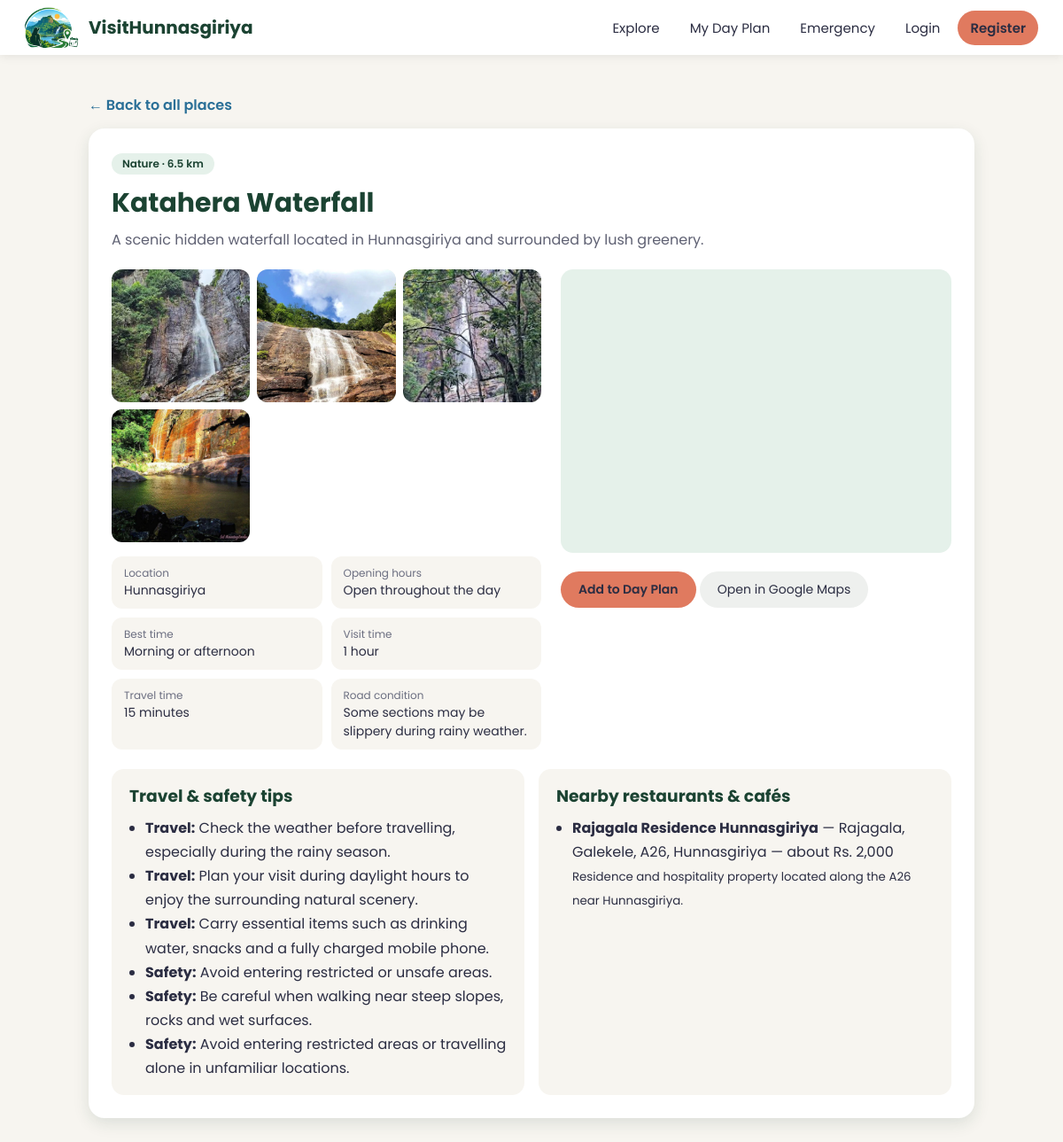
Screenshot of /attraction.php?id=2 with the database file from the repository.
### tables this page shows
CREATE TABLE IF NOT EXISTS `attractions` (
  `attraction_id` int NOT NULL AUTO_INCREMENT,
  `category_id` int NOT NULL,
  `name` varchar(150) NOT NULL,
  `description` text,
  `location` varchar(255) DEFAULT NULL,
  `opening_hours` varchar(100) DEFAULT NULL,
  `best_time_to_visit` varchar(150) DEFAULT NULL,
  `estimated_visit_duration` varchar(100) DEFAULT NULL,
  `distance_km` decimal(5,2) DEFAULT NULL,
  `travel_time` varchar(100) DEFAULT NULL,
  `google_maps_link` text,
  `road_condition` text,
  `created_at` timestamp NULL DEFAULT CURRENT_TIMESTAMP,
  PRIMARY KEY (`attraction_id`),
  KEY `category_id` (`category_id`)
);

CREATE TABLE IF NOT EXISTS `categories` (
  `category_id` int NOT NULL AUTO_INCREMENT,
  `category_name` varchar(100) NOT NULL,
  PRIMARY KEY (`category_id`)
);

CREATE TABLE IF NOT EXISTS `attraction_images` (
  `image_id` int NOT NULL AUTO_INCREMENT,
  `attraction_id` int NOT NULL,
  `image_path` varchar(255) NOT NULL,
  PRIMARY KEY (`image_id`),
  KEY `attraction_id` (`attraction_id`)
);

CREATE TABLE IF NOT EXISTS `travel_tips` (
  `tip_id` int NOT NULL AUTO_INCREMENT,
  `attraction_id` int NOT NULL,
  `tip_type` enum('Travel','Safety') NOT NULL,
  `tip_description` text NOT NULL,
  PRIMARY KEY (`tip_id`),
  KEY `attraction_id` (`attraction_id`)
);

CREATE TABLE IF NOT EXISTS `restaurants` (
  `restaurant_id` int NOT NULL AUTO_INCREMENT,
  `attraction_id` int DEFAULT NULL,
  `name` varchar(150) NOT NULL,
  `location` varchar(255) DEFAULT NULL,
  `estimated_spending` decimal(10,2) DEFAULT NULL,
  `description` text,
  PRIMARY KEY (`restaurant_id`),
  KEY `attraction_id` (`attraction_id`)
);

### includes/functions.php (called while the page is built, shortened)
<?php
function e($v): string { return htmlspecialchars((string)$v, ENT_QUOTES, 'UTF-8'); }
function img_url(string $path): string {
    return implode('/', array_map('rawurlencode', explode('/', $path)));
}
function maps_link(array $a): string {
    if (preg_match('~https?://[^\s\\\\]+~', (string)$a['google_maps_link'], $m)) return $m[0];
    return 'https://www.google.com/maps/search/?api=1&query=' . urlencode($a['name'] . ' ' . $a['location']);
}

### attraction.php (the view, shortened to what this page needs)
<?php
require __DIR__ . '/config/db.php';
require __DIR__ . '/includes/functions.php';
$id = (int)($_GET['id'] ?? 0);
$st = $pdo->prepare("SELECT a.*, c.category_name FROM attractions a
                     JOIN categories c ON c.category_id = a.category_id WHERE a.attraction_id = ?");
$st->execute([$id]);
$a = $st->fetch();
$q = $pdo->prepare("SELECT * FROM attraction_images WHERE attraction_id = ? ORDER BY image_id"); $q->execute([$id]); $images = $q->fetchAll();
$q = $pdo->prepare("SELECT * FROM travel_tips WHERE attraction_id = ? ORDER BY tip_type, tip_id"); $q->execute([$id]); $tips = $q->fetchAll();
$q = $pdo->prepare("SELECT * FROM restaurants WHERE attraction_id = ? ORDER BY name"); $q->execute([$id]); $restaurants = $q->fetchAll();
$inPlan = in_array($id, $_SESSION['plan'] ?? []);
include __DIR__ . '/includes/header.php';
?>
  <section>
    <a class="back" href="index.php#places">&larr; Back to all places</a>
    <article class="place show">
      <span class="tag"><?= e($a['category_name']) ?> · <?= e(rtrim(rtrim($a['distance_km'], '0'), '.')) ?> km</span>
      <h2><?= e($a['name']) ?></h2>
      <p class="lead"><?= nl2br(e($a['description'])) ?></p>
      <div class="detail">
        <div>
          <?php if ($images): ?>
            <div class="gallery">
              <?php foreach ($images as $im): ?>
                <img src="<?= e(img_url($im['image_path'])) ?>" alt="<?= e($a['name']) ?>" onerror="this.style.display='none'">
              <?php endforeach; ?>
            </div>
          <?php endif; ?>
          <div class="facts">
            <div><small>Location</small><?= e($a['location']) ?></div>
            <div><small>Opening hours</small><?= e($a['opening_hours']) ?></div>
            <div><small>Best time</small><?= e($a['best_time_to_visit']) ?></div>
            <div><small>Visit time</small><?= e($a['estimated_visit_duration']) ?></div>
            <div><small>Travel time</small><?= e($a['travel_time']) ?></div>
            <div><small>Road condition</small><?= nl2br(e($a['road_condition'])) ?></div>
          </div>
        </div>
        <div>
          <iframe class="map" loading="lazy" title="Map of <?= e($a['name']) ?>"
                  src="https://www.google.com/maps?q=<?= urlencode($a['name'] . ' ' . $a['location']) ?>&output=embed"></iframe>
          <form class="inl" method="post" action="planner.php">
            <?php if ($inPlan): ?><a class="btn light" href="planner.php">In your plan ✓</a>
            <?php else: ?><button class="btn" type="submit">Add to Day Plan</button><?php endif; ?>
          </form>
          <a class="btn light" target="_blank" rel="noopener" href="<?= e(maps_link($a)) ?>">Open in Google Maps</a>
        </div>
      </div>
      <div class="two">
        <div class="box">
          <h3>Travel &amp; safety tips</h3>
          <?php if ($tips): ?>
            <ul><?php foreach ($tips as $t): ?>
              <li><strong><?= e($t['tip_type']) ?>:</strong> <?= e($t['tip_description']) ?></li>
            <?php endforeach; ?></ul>
          <?php else: ?><p>No tips have been added yet.</p><?php endif; ?>
        </div>
        <div class="box">
          <h3>Nearby restaurants &amp; cafés</h3>
          <?php if ($restaurants): ?>
            <ul><?php foreach ($restaurants as $r): ?>
              <li><strong><?= e(trim($r['name'])) ?></strong> — <?= e(trim($r['location'])) ?>
                  <?php if ($r['estimated_spending'] !== null): ?> — about Rs. <?= number_format((float)$r['estimated_spending']) ?><?php endif; ?>
                  <?php if ($r['description']): ?><br><small><?= e($r['description']) ?></small><?php endif; ?></li>
            <?php endforeach; ?></ul>
          <?php else: ?><p>No restaurant information has been added yet.</p><?php endif; ?>
        </div>
      </div>
    </article>
  </section>
<?php include __DIR__ . '/includes/footer.php'; ?>

### style.css (style rules this page uses)
:root { --forest: #1B4332; --ocean: #2A6F97; --terracotta: #E07A5F; --sand: #F7F5F0; --charcoal: #2B2D42; --shadow: 0 6px 18px rgba(27, 67, 50, 0.12); }
* { box-sizing: border-box; }
html { scroll-behavior: smooth; }
body { margin: 0; font-family: 'Poppins', Arial, sans-serif; background: var(--sand); color: var(--charcoal); }
section { max-width: 1040px; margin: 44px auto; padding: 0 20px; }
section h2 { margin: 0; font-size: 28px; color: var(--forest); }
.tag { display: inline-block; padding: 3px 12px; border-radius: 99px; background: #e5f1ea; color: var(--forest); font-size: 12px; font-weight: 600; }
.btn { display: inline-block; padding: 10px 20px; border: 0; border-radius: 99px; background: var(--terracotta); color: var(--charcoal); font-family: inherit; font-weight: 600; font-size: 14px; text-decoration: none; cursor: pointer; }
.btn.light { background: #eef0ee; font-weight: 400; }
.back { display: inline-block; margin-bottom: 14px; color: var(--ocean); text-decoration: none; font-weight: 600; }
.place { display: none; background: #fff; border-radius: 18px; padding: 26px; box-shadow: var(--shadow); }
.place h2 { margin: 10px 0 6px; font-size: 30px; }
.lead { margin: 0 0 20px; color: #5f6173; line-height: 1.6; }
.detail { display: grid; grid-template-columns: 1.1fr 1fr; gap: 22px; }
.gallery { display: grid; grid-template-columns: repeat(auto-fill, minmax(150px, 1fr)); gap: 8px; margin-bottom: 16px; }
.gallery img { width: 100%; height: 150px; object-fit: cover; object-position: center top; border-radius: 12px; background: #e5f1ea; }
.facts { display: grid; grid-template-columns: 1fr 1fr; gap: 10px; }
.facts div { background: var(--sand); border-radius: 12px; padding: 10px 14px; font-size: 14px; }
.facts small { display: block; color: #6b6e80; font-size: 12px; }
.map { width: 100%; height: 320px; border: 0; border-radius: 14px; margin-bottom: 14px; background: #e5f1ea; }
.two { display: grid; grid-template-columns: 1fr 1fr; gap: 16px; margin-top: 22px; }
.box { background: var(--sand); border-radius: 14px; padding: 16px 20px; }
.box h3 { margin: 0 0 8px; color: var(--forest); }
.box ul { margin: 0; padding-left: 18px; line-height: 1.7; }
form.inl { display: inline; margin: 0; }
button.btn { font-family: inherit; }
.place.show { display: block; }

### rows the page displays
attractions: category.category_name "Nature", distance_km "6.5", name "Katahera Waterfall", description "A scenic hidden waterfall located in Hunnasgiriya and surrounded by lush greenery.", location "Hunnasgiriya", opening_hours "Open throughout the day", best_time_to_visit "Morning or afternoon", estimated_visit_duration "1 hour", travel_time "15 minutes", road_condition "Some sections may be slippery during rainy weather."
attraction_images: image_path (picture)
attraction_images: image_path (picture)
attraction_images: image_path (picture)
attraction_images: image_path (picture)
travel_tips: tip_type "Travel", tip_description "Check the weather before travelling, especially during the rainy season."
travel_tips: tip_type "Travel", tip_description "Plan your visit during daylight hours to enjoy the surrounding natural scenery."
travel_tips: tip_type "Travel", tip_description "Carry essential items such as drinking water, snacks and a fully charged mobile phone."
travel_tips: tip_type "Safety", tip_description "Avoid entering restricted or unsafe areas."
travel_tips: tip_type "Safety", tip_description "Be careful when walking near steep slopes, rocks and wet surfaces."
travel_tips: tip_type "Safety", tip_description "Avoid entering restricted areas or travelling alone in unfamiliar locations."
restaurants: name "Rajagala Residence Hunnasgiriya", location "Rajagala, Galekele, A26, Hunnasgiriya", estimated_spending "2,000", description "Residence and hospitality property located along the A26 near Hunnasgiriya."
